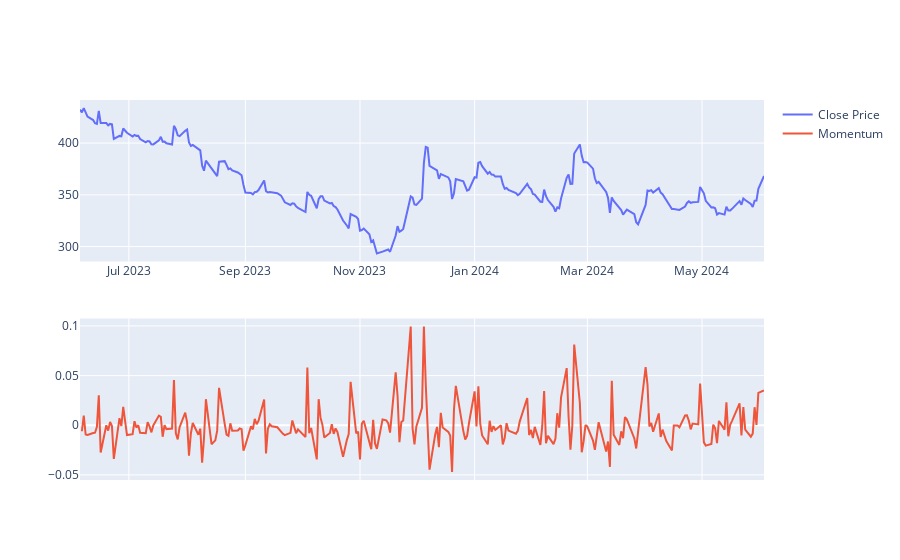

This figure's notebook cell:
### Code cell
figure = make_subplots(rows=2, cols=1)
figure.add_trace(go.Scatter(x=data.index, 
                         y=data['Close'], 
                         name='Close Price'))
figure.add_trace(go.Scatter(x=data.index, 
                         y=data['momentum'], 
                         name='Momentum', 
                         yaxis='y2'))

### Figure 1 — Plotly figure (JSON) as saved in the notebook; plotly's stock layout.template omitted (floating-point values rounded to 4 significant figures; data arrays with more than 128 entries replaced by an {"elided": "..."} marker saying what was removed)
{"data": [{"name": "Close Price", "type": "scatter", "x": {"elided": "244 str values"}, "y": {"elided": "244 float values"}}, {"name": "Momentum", "type": "scatter", "x": {"elided": "244 str values"}, "y": {"elided": "244 float values"}, "yaxis": "y2"}], "layout": {"xaxis": {"anchor": "y", "domain": [0, 1]}, "xaxis2": {"anchor": "y2", "domain": [0, 1]}, "yaxis": {"anchor": "x", "domain": [0.575, 1]}, "yaxis2": {"anchor": "x2", "domain": [0, 0.425]}}}
